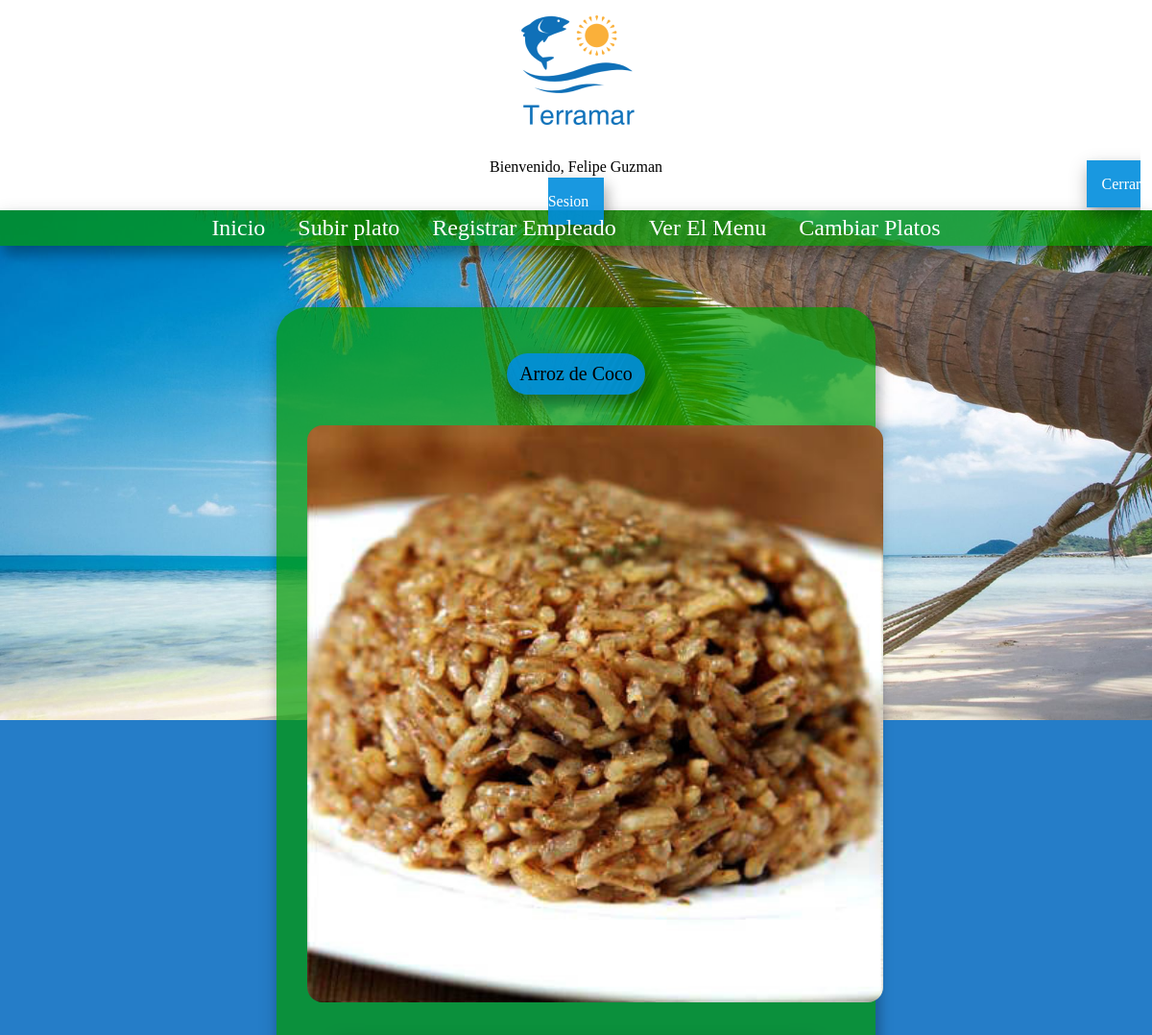
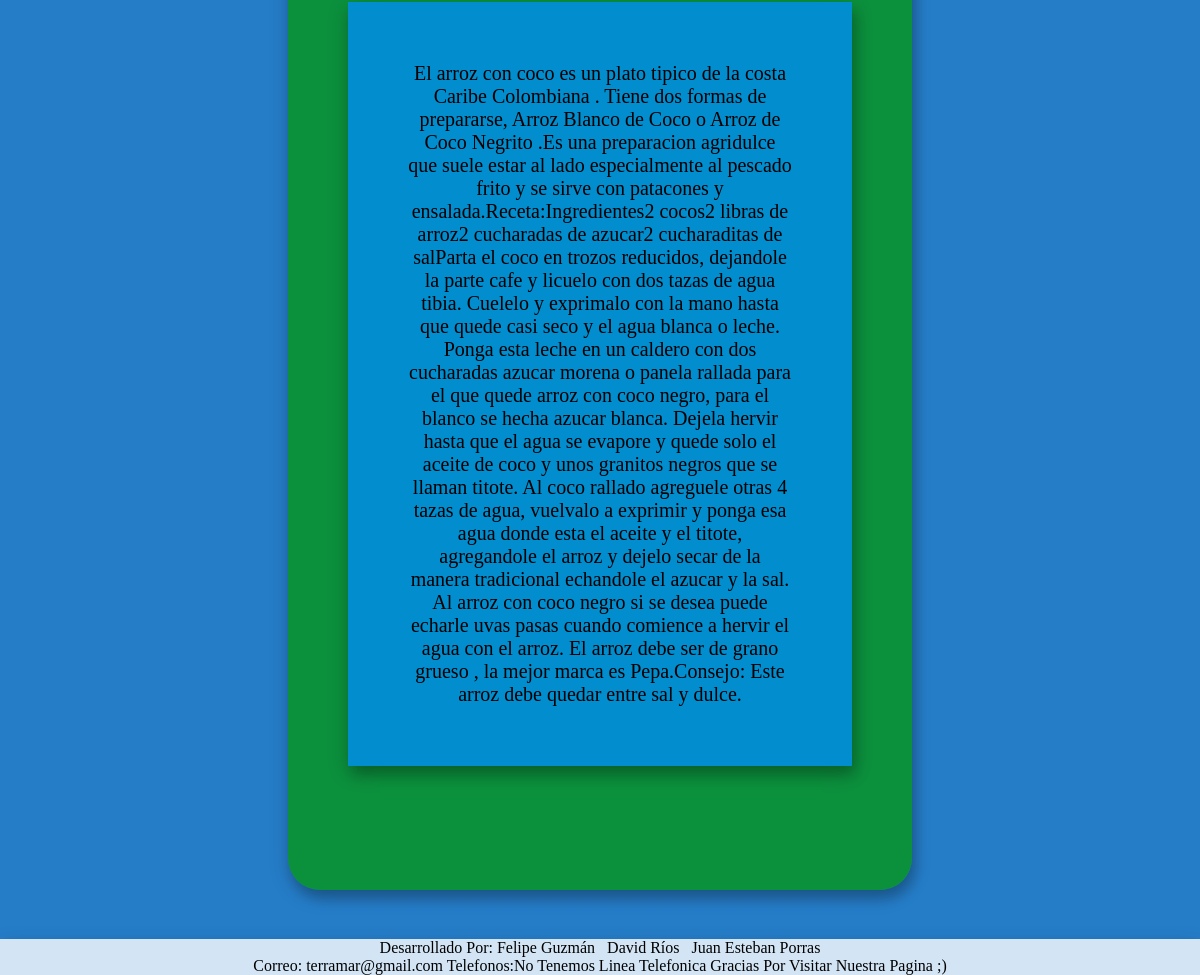
/a.informacion.php?id=7 (signed in), run on the app's committed database (2 pictures, top to bottom).
### tables this page shows
CREATE TABLE `platos` (
  `id_plato` int(11) NOT NULL,
  `nom_plato` varchar(45) NOT NULL,
  `tiempo_preparacion` varchar(11) NOT NULL,
  `preparacion` longtext NOT NULL,
  `precio` int(11) NOT NULL,
  `ruta` text NOT NULL,
  `descripcion` longtext NOT NULL
);

### a.informacion.php (the view, shortened to what this page needs)
<?php
include 'conexion.php';
if ($_SESSION["tipo"] == 1
) {
    ?>
<!DOCTYPE html>
<!DOCTYPE html>
<html lang="es">
<head>
    <link rel="stylesheet" type="text/css" href="css/estilo.css">
</head>
<body>
<center>
<section class="banner">
            <center>
                <img alt="logo" class="logo" src="images/logo.png">
                <p>
                Bienvenido, <?php echo $_SESSION['nom']; ?>
                </p>
                    <a class="iniciosesion" href="salir.php">
                        Cerrar Sesion
                </a>
            </center>
            </section>
</center>
<nav>
    <ul>
        <li>
            <a href="a.index.php">Inicio</a>
            <a href="a.subirplato.php">Subir plato</a>
            <a href="a.registrarse.php">Registrar Empleado</a>
            <a href="a.menu.php">Ver El Menu</a>
            <a href="a.platos.php">Cambiar Platos</a>
        </li>
    </ul>
</nav>
<?php
    $id = $_GET['id'];
    $sql      = "SELECT * FROM platos WHERE id_plato= '$id' ";
    $consulta = $conexion->query($sql) or die("No se dio la consulta");
    while ($fila = mysqli_fetch_array($consulta)) {
        ?>
<article class="imagen-menu3">
<section class="imagen-menu">
<article class="nombre-plato">
<section class="nombre-plato2">
<p>
<?php echo $fila['nom_plato']; ?>
</p>
</section>
</article>
<img src="<?php echo $fila['ruta'] ?>" alt="imagen" class="imagen-menu2">
<p>
<article class="descripcion-menu2">
<section class="descripcion-menu">
<?php echo $fila['descripcion'] ?>
</p>
</section>
</article>
<?php
}
    ?>
<footer>
            <p>
                Desarrollado Por:
    Felipe Guzmán   David Ríos   Juan  Esteban Porras
            </p>
            <p>
                Correo: terramar@gmail.com
    Telefonos:No Tenemos Linea Telefonica
    Gracias Por Visitar Nuestra Pagina ;)
            </p>
</footer>
</body>
</html>
<?php
} else {
    echo "<center>";
    echo "No has iniciado sesion.  <br><br> ";
    echo "<a href='iniciosesion.php'>Iniciar La Sesion </a>";
    echo "</center>";
}
?>

### css/estilo.css (style rules this page uses)
* { margin: 0; padding: 0em; }
body { background: #257DC8; background-image: url(../images/fondo.jpg); background-repeat: no-repeat; background-size: 100%; background-attachment: fixed; }
.banner { display: block; text-align: center; background-color: rgb(255, 255, 255); width: 100%; margin: auto; }
.logo { padding: 1em; background: #fff; border-radius: 2.5em; margin-left: 0px; width: 167, 4px; height: 116, 1px; }
ul li { list-style: none; padding: 5px 0px 5px 0px; background: rgb(0, 153, 0, 0.7); box-shadow: 4px 9px 13px 0 rgba(0, 0, 0, 0.2), 0 6px 20px 0 rgba(0, 0, 0, 0.19); text-align: center; width: 100%; margin: auto; }
ul li a { text-decoration: none; color: rgb(255, 255, 255); margin: 10px; padding: 5px; font-size: 1.5em; }
footer { background-color: rgb(255, 255, 255, 0.8); color: rgb(0, 0, 0); text-align: center; box-shadow: 4px 9px 13px 0 rgba(0, 0, 0, 0.2), 0 6px 20px 0 rgba(0, 0, 0, 0.19); margin-top: 49px; }
.iniciosesion { text-decoration: none; color: white; margin-left: 1120px; background-color: black; padding: 1em; box-shadow: 4px 9px 13px 0 rgba(0, 0, 0, 0.2), 0 6px 20px 0 rgba(0, 0, 0, 0.19); background-color: rgb(0, 141, 221, 0.9); }
.imagen-menu { text-align: center; padding-top: 3em; background: rgb(0, 153, 0, 0.7); box-shadow: 4px 9px 13px 0 rgba(0, 0, 0, 0.2), 0 6px 20px 0 rgba(0, 0, 0, 0.19); padding-bottom: 4em; border-radius: 2em; }
.imagen-menu2 { border-radius: 3em; padding: 2em; width: 600px; text-align: center; }
.imagen-menu3 { padding-top: 4em; padding-left: 18em; padding-right: 18em; border-radius: 3em; }
.descripcion-menu { border-left: 2em; border-right: 9300px; padding: 3em; box-shadow: 4px 9px 13px 0 rgba(0, 0, 0, 0.2), 0 6px 20px 0 rgba(0, 0, 0, 0.19); background-color: rgb(0, 141, 221, 0.9); text-align: center; }
.descripcion-menu2 { padding-left: 3em; padding-right: 3em; padding-bottom: 3em; font-size: 20px; font-style: 'times new roman'; }
.nombre-plato2 { padding-top: 0.5em; padding-bottom: 0.5em; box-shadow: 4px 9px 13px 0 rgba(0, 0, 0, 0.2), 0 6px 20px 0 rgba(0, 0, 0, 0.19); background-color: rgba(0, 141, 221, 0.9); text-align: center; border-radius: 3em; }
.nombre-plato { padding-left: 12em; padding-right: 12em; font-size: 20px; font-family: 'times new roman'; }

### data on the page
platos: nom_plato "Arroz de Coco", ruta (picture), descripcion "El arroz con coco es un plato tipico de la costa Caribe Colombiana . Tiene dos formas de prepararse, Arroz Blanco de Coco o Arroz de Coco Negrito .Es una preparacion agridulce que suele estar al lado especialmente al pescado frito y se sirve con patacones y ensalada.Receta:Ingredientes2 cocos2 libras de arroz2 cucharadas de azucar2 cucharaditas de salParta el coco en trozos reducidos, dejandole la parte cafe y licuelo con dos tazas de agua tibia. Cuelelo y exprimalo con la mano hasta que quede casi seco y el agua blanca o leche. Ponga esta leche en un caldero con dos cucharadas azucar morena o panela rallada para el que quede arroz con coco negro, para el blanco se hecha azucar blanca.…"

### other printed values
$_SESSION['nom'] "Felipe Guzman"
